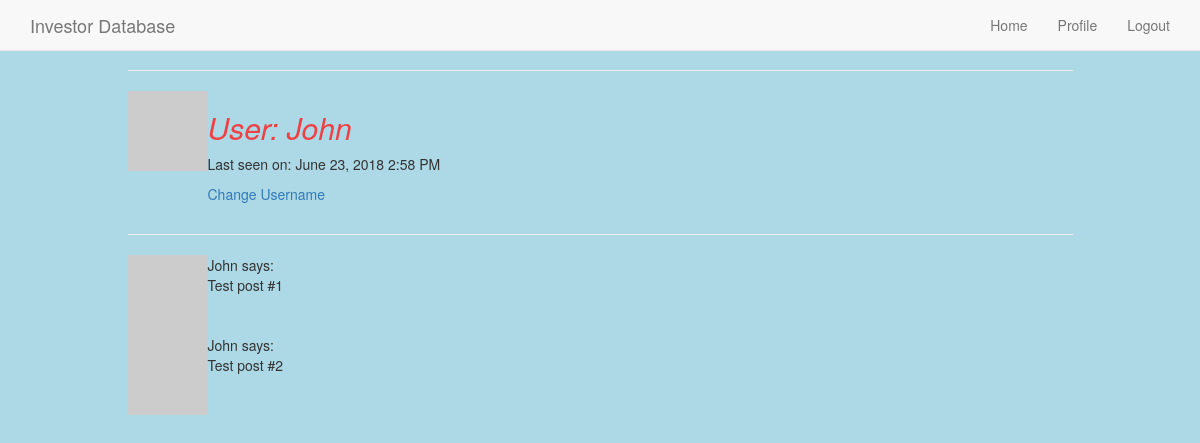
Page /user/John (signed in) on the earlier database version.
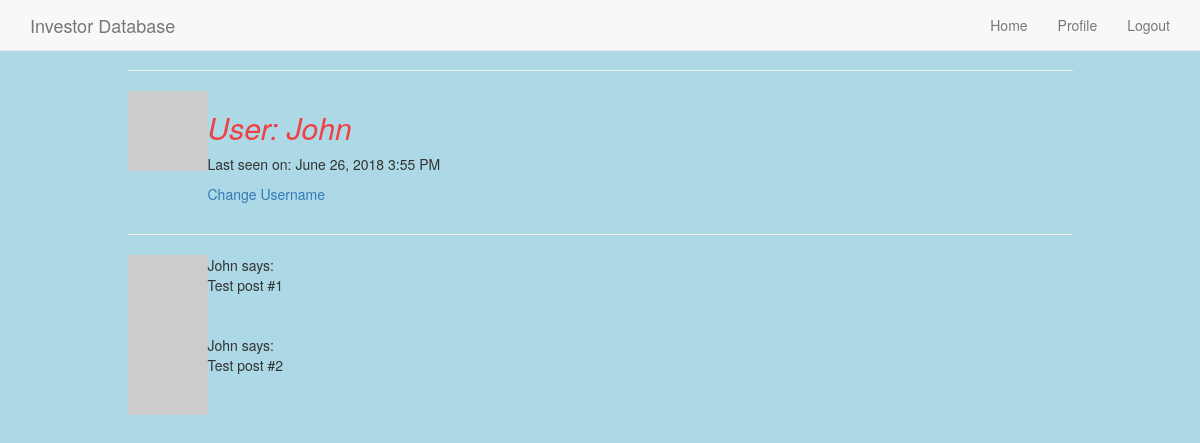
Same page on the later database version.
### app/models.py (models this page shows, shortened)
class User(UserMixin,db.Model):
    id = db.Column(db.Integer, primary_key=True)
    username = db.Column(db.String(64), index=True, unique=True)
    email = db.Column(db.String(120), index=True, unique=True)
    password_hash = db.Column(db.String(128))
    posts = db.relationship('Post', backref='author', lazy='dynamic')
    last_seen = db.Column(db.DateTime, default=datetime.utcnow)
    access = db.Column(db.Integer, default = 1)
    def avatar(self, size):
        digest = md5(self.email.lower().encode('utf-8')).hexdigest()
        return 'https://www.gravatar.com/avatar/{}?d=identicon&s={}'.format(digest, size)

### app/routes.py (the view)
@app.route('/user/<username>')
@login_required
def user(username):
  user = User.query.filter_by(username=username).first_or_404()
  posts = [
      {'author': user, 'body': 'Test post #1'},
      {'author': user, 'body': 'Test post #2'}
  ]
  return render_template('user.html', user=user, posts=posts)

### app/models.py (called while the page is built)
@login.user_loader
def load_user(id):
    return User.query.get(int(id))

### app/routes.py (called while the page is built)
@app.before_request
def before_request():
    if current_user.is_authenticated:
        current_user.last_seen = datetime.utcnow()
        db.session.commit()

### app/templates/user.html
{% extends "base.html" %}
{% block app_content %}
	<table>
        <tr valign="top">
            <td><img src="{{ user.avatar(80) }}"></td>
            <td><h2 style="color:rgba(255, 26, 26, 0.8)"><i>User: {{ user.username }}</i></h2>
            {% if user.last_seen %}<p>Last seen on: {{ moment(user.last_seen).format('LLL') }}</p>{% endif %}
            {% if user == current_user %}
                <p><a href="{{ url_for('edit_profile') }}">Change Username</a></p>
     		{% endif %}</td>
        </tr>
    </table>
    <hr>
    {% for post in posts %}
    <table>
        <tr valign="top">
            <td><img src="{{ post.author.avatar(36) }}"></td>
            <td>{{ post.author.username }} says:<br>{{ post.body }}</td>
        </tr>
    </table>
    {% endfor %}
{% endblock %}

### app/templates/base.html (shortened to what this page needs)
{% extends 'bootstrap/base.html' %}
{% block navbar %}
      <nav class="navbar navbar-default navbar-fixed-top topnav" role="navigation">
        <div class="container topnav">
          <div class="navbar-header">
              <a class="navbar-brand topnav" href="{{ url_for('index') }}">Investor Database</a>
          </div>
          <div class="collapse navbar-collapse" id="bs-example-navbar-collapse-1">
              <ul class="nav navbar-nav navbar-right">
                  <li><a href="{{ url_for('index') }}">Home</a></li>
                  {%if current_user.is_anonymous %}
                  <li><a href="{{ url_for('login') }}">Login</a></li>
                  {% else %}
                  <li><a href="{{ url_for('user', username=current_user.username) }}" title="View Profile">Profile</a></li>
                  <li><a href="{{ url_for('logout') }}">Logout</a></li>
                  {% endif %}
              </ul>
          </div>
        </div>
    </nav>
{% endblock %}
{% block content %}
  <body style="background-color: lightblue">
    <div class="container">
      <div class="row">
          <div class="col-lg-10 col-lg-offset-1" style="padding-top: 50px;">
            <hr>
            {% block app_content %}{% endblock %}
          </div>
        </div>
      </div>
  </body>
{% endblock %}

Differences in the rows shown:
changed User "John": last_seen "June 23, 2018 2:58 PM" → "June 26, 2018 3:55 PM"
